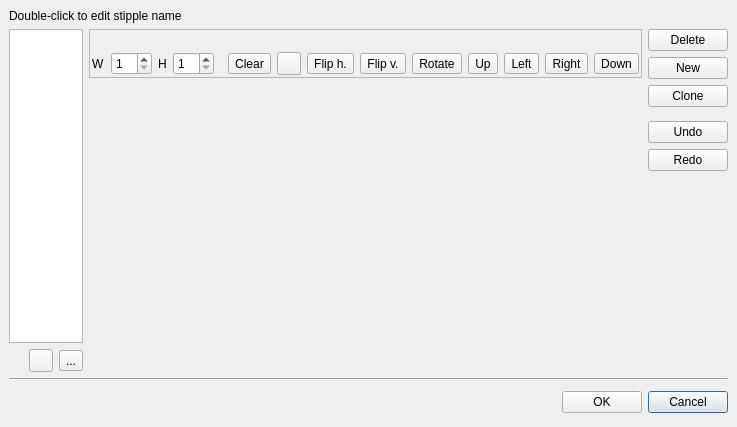
<?xml version="1.0" encoding="UTF-8"?>
<ui version="4.0">
 <class>EditStipplesForm</class>
 <widget class="QDialog" name="EditStipplesForm">
  <property name="geometry">
   <rect>
    <x>0</x>
    <y>0</y>
    <width>737</width>
    <height>427</height>
   </rect>
  </property>
  <property name="windowTitle">
   <string>Edit Stipple Pattern</string>
  </property>
  <layout class="QVBoxLayout">
   <property name="spacing">
    <number>6</number>
   </property>
   <property name="leftMargin">
    <number>9</number>
   </property>
   <property name="topMargin">
    <number>9</number>
   </property>
   <property name="rightMargin">
    <number>9</number>
   </property>
   <property name="bottomMargin">
    <number>9</number>
   </property>
   <item>
    <widget class="QLabel" name="label">
     <property name="sizePolicy">
      <sizepolicy hsizetype="Preferred" vsizetype="Preferred">
       <horstretch>0</horstretch>
       <verstretch>0</verstretch>
      </sizepolicy>
     </property>
     <property name="text">
      <string>Double-click to edit stipple name</string>
     </property>
    </widget>
   </item>
   <item>
    <widget class="QFrame" name="frame5_2">
     <property name="frameShape">
      <enum>QFrame::NoFrame</enum>
     </property>
     <property name="frameShadow">
      <enum>QFrame::Raised</enum>
     </property>
     <layout class="QGridLayout">
      <property name="leftMargin">
       <number>0</number>
      </property>
      <property name="topMargin">
       <number>0</number>
      </property>
      <property name="rightMargin">
       <number>0</number>
      </property>
      <property name="bottomMargin">
       <number>0</number>
      </property>
      <property name="spacing">
       <number>6</number>
      </property>
      <item row="0" column="2" rowspan="2">
       <widget class="QFrame" name="frame6">
        <property name="frameShape">
         <enum>QFrame::NoFrame</enum>
        </property>
        <property name="frameShadow">
         <enum>QFrame::Raised</enum>
        </property>
        <layout class="QVBoxLayout">
         <property name="spacing">
          <number>6</number>
         </property>
         <property name="leftMargin">
          <number>0</number>
         </property>
         <property name="topMargin">
          <number>0</number>
         </property>
         <property name="rightMargin">
          <number>0</number>
         </property>
         <property name="bottomMargin">
          <number>0</number>
         </property>
         <item>
          <widget class="QPushButton" name="delete_button">
           <property name="text">
            <string>Delete</string>
           </property>
          </widget>
         </item>
         <item>
          <widget class="QPushButton" name="new_button">
           <property name="text">
            <string>New</string>
           </property>
          </widget>
         </item>
         <item>
          <widget class="QPushButton" name="clone_button">
           <property name="text">
            <string>Clone</string>
           </property>
          </widget>
         </item>
         <item>
          <spacer>
           <property name="orientation">
            <enum>Qt::Vertical</enum>
           </property>
           <property name="sizeType">
            <enum>QSizePolicy::Fixed</enum>
           </property>
           <property name="sizeHint" stdset="0">
            <size>
             <width>20</width>
             <height>8</height>
            </size>
           </property>
          </spacer>
         </item>
         <item>
          <widget class="QPushButton" name="undo_button">
           <property name="text">
            <string>Undo</string>
           </property>
          </widget>
         </item>
         <item>
          <widget class="QPushButton" name="redo_button">
           <property name="text">
            <string>Redo</string>
           </property>
          </widget>
         </item>
         <item>
          <spacer>
           <property name="orientation">
            <enum>Qt::Vertical</enum>
           </property>
           <property name="sizeType">
            <enum>QSizePolicy::Expanding</enum>
           </property>
           <property name="sizeHint" stdset="0">
            <size>
             <width>46</width>
             <height>111</height>
            </size>
           </property>
          </spacer>
         </item>
        </layout>
       </widget>
      </item>
      <item row="0" column="0" rowspan="2">
       <widget class="QFrame" name="frame_2">
        <property name="frameShape">
         <enum>QFrame::NoFrame</enum>
        </property>
        <property name="frameShadow">
         <enum>QFrame::Raised</enum>
        </property>
        <layout class="QGridLayout">
         <property name="leftMargin">
          <number>0</number>
         </property>
         <property name="topMargin">
          <number>0</number>
         </property>
         <property name="rightMargin">
          <number>0</number>
         </property>
         <property name="bottomMargin">
          <number>0</number>
         </property>
         <property name="spacing">
          <number>6</number>
         </property>
         <item row="1" column="0">
          <spacer>
           <property name="orientation">
            <enum>Qt::Horizontal</enum>
           </property>
           <property name="sizeHint" stdset="0">
            <size>
             <width>37</width>
             <height>20</height>
            </size>
           </property>
          </spacer>
         </item>
         <item row="1" column="1">
          <widget class="QToolButton" name="down_button">
           <property name="icon">
            <iconset resource="../lay/layResources.qrc">
             <normaloff>:/down_16px.png</normaloff>:/down_16px.png</iconset>
           </property>
          </widget>
         </item>
         <item row="0" column="0" colspan="3">
          <widget class="QListWidget" name="stipple_items">
           <property name="sizePolicy">
            <sizepolicy hsizetype="Preferred" vsizetype="Expanding">
             <horstretch>0</horstretch>
             <verstretch>0</verstretch>
            </sizepolicy>
           </property>
           <property name="acceptDrops">
            <bool>true</bool>
           </property>
           <property name="showDropIndicator" stdset="0">
            <bool>false</bool>
           </property>
           <property name="dragEnabled">
            <bool>false</bool>
           </property>
           <property name="alternatingRowColors">
            <bool>false</bool>
           </property>
           <property name="selectionMode">
            <enum>QAbstractItemView::SingleSelection</enum>
           </property>
           <property name="iconSize">
            <size>
             <width>34</width>
             <height>36</height>
            </size>
           </property>
           <property name="movement">
            <enum>QListView::Static</enum>
           </property>
           <property name="viewMode">
            <enum>QListView::ListMode</enum>
           </property>
          </widget>
         </item>
         <item row="1" column="2">
          <widget class="QToolButton" name="up_button">
           <property name="text">
            <string>...</string>
           </property>
           <property name="icon">
            <iconset resource="../lay/layResources.qrc">
             <normaloff>:/up_16px.png</normaloff>:/up_16px.png</iconset>
           </property>
          </widget>
         </item>
        </layout>
       </widget>
      </item>
      <item row="0" column="1">
       <widget class="QFrame" name="frame">
        <property name="sizePolicy">
         <sizepolicy hsizetype="Preferred" vsizetype="Preferred">
          <horstretch>0</horstretch>
          <verstretch>0</verstretch>
         </sizepolicy>
        </property>
        <property name="minimumSize">
         <size>
          <width>0</width>
          <height>0</height>
         </size>
        </property>
        <property name="frameShape">
         <enum>QFrame::StyledPanel</enum>
        </property>
        <property name="frameShadow">
         <enum>QFrame::Raised</enum>
        </property>
        <layout class="QVBoxLayout">
         <property name="spacing">
          <number>6</number>
         </property>
         <property name="leftMargin">
          <number>2</number>
         </property>
         <property name="topMargin">
          <number>2</number>
         </property>
         <property name="rightMargin">
          <number>2</number>
         </property>
         <property name="bottomMargin">
          <number>2</number>
         </property>
         <item>
          <widget class="lay::EditStippleWidget" name="editor">
           <property name="sizePolicy">
            <sizepolicy hsizetype="Fixed" vsizetype="Fixed">
             <horstretch>0</horstretch>
             <verstretch>0</verstretch>
            </sizepolicy>
           </property>
          </widget>
         </item>
         <item>
          <widget class="QFrame" name="toolbar">
           <layout class="QHBoxLayout">
            <property name="spacing">
             <number>6</number>
            </property>
            <property name="leftMargin">
             <number>0</number>
            </property>
            <property name="topMargin">
             <number>0</number>
            </property>
            <property name="rightMargin">
             <number>0</number>
            </property>
            <property name="bottomMargin">
             <number>0</number>
            </property>
            <item>
             <widget class="QLabel" name="label_2">
              <property name="text">
               <string>W</string>
              </property>
             </widget>
            </item>
            <item>
             <widget class="QSpinBox" name="w_spin_box">
              <property name="minimum">
               <number>1</number>
              </property>
              <property name="maximum">
               <number>32</number>
              </property>
             </widget>
            </item>
            <item>
             <widget class="QLabel" name="label_3">
              <property name="text">
               <string>H</string>
              </property>
             </widget>
            </item>
            <item>
             <widget class="QSpinBox" name="h_spin_box">
              <property name="minimum">
               <number>1</number>
              </property>
              <property name="maximum">
               <number>32</number>
              </property>
             </widget>
            </item>
            <item>
             <spacer>
              <property name="orientation">
               <enum>Qt::Horizontal</enum>
              </property>
              <property name="sizeType">
               <enum>QSizePolicy::Fixed</enum>
              </property>
              <property name="sizeHint" stdset="0">
               <size>
                <width>8</width>
                <height>20</height>
               </size>
              </property>
             </spacer>
            </item>
            <item>
             <widget class="QToolButton" name="clear_button">
              <property name="text">
               <string>Clear</string>
              </property>
              <property name="icon">
               <iconset resource="../lay/layResources.qrc">
                <normaloff>:/clear_16px.png</normaloff>:/clear_16px.png</iconset>
              </property>
              <property name="iconSize">
               <size>
                <width>16</width>
                <height>16</height>
               </size>
              </property>
             </widget>
            </item>
            <item>
             <widget class="QToolButton" name="invert_button">
              <property name="icon">
               <iconset resource="../lay/layResources.qrc">
                <normaloff>:/invert.png</normaloff>:/invert.png</iconset>
              </property>
             </widget>
            </item>
            <item>
             <widget class="QToolButton" name="fliph_button">
              <property name="text">
               <string>Flip h.</string>
              </property>
              <property name="icon">
               <iconset resource="../lay/layResources.qrc">
                <normaloff>:/fliph.png</normaloff>:/fliph.png</iconset>
              </property>
             </widget>
            </item>
            <item>
             <widget class="QToolButton" name="flipv_button">
              <property name="text">
               <string>Flip v.</string>
              </property>
              <property name="icon">
               <iconset resource="../lay/layResources.qrc">
                <normaloff>:/flipv.png</normaloff>:/flipv.png</iconset>
              </property>
             </widget>
            </item>
            <item>
             <widget class="QToolButton" name="rotate_button">
              <property name="text">
               <string>Rotate</string>
              </property>
              <property name="icon">
               <iconset resource="../lay/layResources.qrc">
                <normaloff>:/rotate.png</normaloff>:/rotate.png</iconset>
              </property>
             </widget>
            </item>
            <item>
             <widget class="QToolButton" name="sup_button">
              <property name="text">
               <string>Up</string>
              </property>
              <property name="icon">
               <iconset resource="../lay/layResources.qrc">
                <normaloff>:/up_16px.png</normaloff>:/up_16px.png</iconset>
              </property>
             </widget>
            </item>
            <item>
             <widget class="QToolButton" name="sleft_button">
              <property name="text">
               <string>Left</string>
              </property>
              <property name="icon">
               <iconset resource="../lay/layResources.qrc">
                <normaloff>:/left_16px.png</normaloff>:/left_16px.png</iconset>
              </property>
             </widget>
            </item>
            <item>
             <widget class="QToolButton" name="sright_button">
              <property name="text">
               <string>Right</string>
              </property>
              <property name="icon">
               <iconset resource="../lay/layResources.qrc">
                <normaloff>:/right_16px.png</normaloff>:/right_16px.png</iconset>
              </property>
             </widget>
            </item>
            <item>
             <widget class="QToolButton" name="sdown_button">
              <property name="text">
               <string>Down</string>
              </property>
              <property name="icon">
               <iconset resource="../lay/layResources.qrc">
                <normaloff>:/down_16px.png</normaloff>:/down_16px.png</iconset>
              </property>
             </widget>
            </item>
            <item>
             <spacer>
              <property name="orientation">
               <enum>Qt::Horizontal</enum>
              </property>
              <property name="sizeHint" stdset="0">
               <size>
                <width>40</width>
                <height>20</height>
               </size>
              </property>
             </spacer>
            </item>
           </layout>
          </widget>
         </item>
        </layout>
       </widget>
      </item>
      <item row="1" column="1">
       <spacer>
        <property name="orientation">
         <enum>Qt::Vertical</enum>
        </property>
        <property name="sizeHint" stdset="0">
         <size>
          <width>20</width>
          <height>51</height>
         </size>
        </property>
       </spacer>
      </item>
     </layout>
    </widget>
   </item>
   <item>
    <widget class="Line" name="line">
     <property name="orientation">
      <enum>Qt::Horizontal</enum>
     </property>
    </widget>
   </item>
   <item>
    <widget class="QFrame" name="frame5">
     <property name="frameShape">
      <enum>QFrame::NoFrame</enum>
     </property>
     <property name="frameShadow">
      <enum>QFrame::Raised</enum>
     </property>
     <layout class="QHBoxLayout">
      <property name="spacing">
       <number>6</number>
      </property>
      <property name="leftMargin">
       <number>0</number>
      </property>
      <property name="topMargin">
       <number>0</number>
      </property>
      <property name="rightMargin">
       <number>0</number>
      </property>
      <property name="bottomMargin">
       <number>0</number>
      </property>
      <item>
       <spacer>
        <property name="orientation">
         <enum>Qt::Horizontal</enum>
        </property>
        <property name="sizeType">
         <enum>QSizePolicy::Expanding</enum>
        </property>
        <property name="sizeHint" stdset="0">
         <size>
          <width>81</width>
          <height>31</height>
         </size>
        </property>
       </spacer>
      </item>
      <item>
       <widget class="QPushButton" name="ok_button">
        <property name="text">
         <string>OK</string>
        </property>
        <property name="default">
         <bool>true</bool>
        </property>
       </widget>
      </item>
      <item>
       <widget class="QPushButton" name="cancel_button">
        <property name="text">
         <string>Cancel</string>
        </property>
        <property name="default">
         <bool>true</bool>
        </property>
       </widget>
      </item>
     </layout>
    </widget>
   </item>
  </layout>
 </widget>
 <layoutdefault spacing="6" margin="11"/>
 <customwidgets>
  <customwidget>
   <class>lay::EditStippleWidget</class>
   <extends>QLabel</extends>
   <header>layEditStippleWidget.h</header>
  </customwidget>
 </customwidgets>
 <resources>
  <include location="../lay/layResources.qrc"/>
 </resources>
 <connections>
  <connection>
   <sender>ok_button</sender>
   <signal>clicked()</signal>
   <receiver>EditStipplesForm</receiver>
   <slot>accept()</slot>
   <hints>
    <hint type="sourcelabel">
     <x>182</x>
     <y>334</y>
    </hint>
    <hint type="destinationlabel">
     <x>163</x>
     <y>178</y>
    </hint>
   </hints>
  </connection>
  <connection>
   <sender>cancel_button</sender>
   <signal>clicked()</signal>
   <receiver>EditStipplesForm</receiver>
   <slot>reject()</slot>
   <hints>
    <hint type="sourcelabel">
     <x>275</x>
     <y>334</y>
    </hint>
    <hint type="destinationlabel">
     <x>163</x>
     <y>178</y>
    </hint>
   </hints>
  </connection>
 </connections>
</ui>
